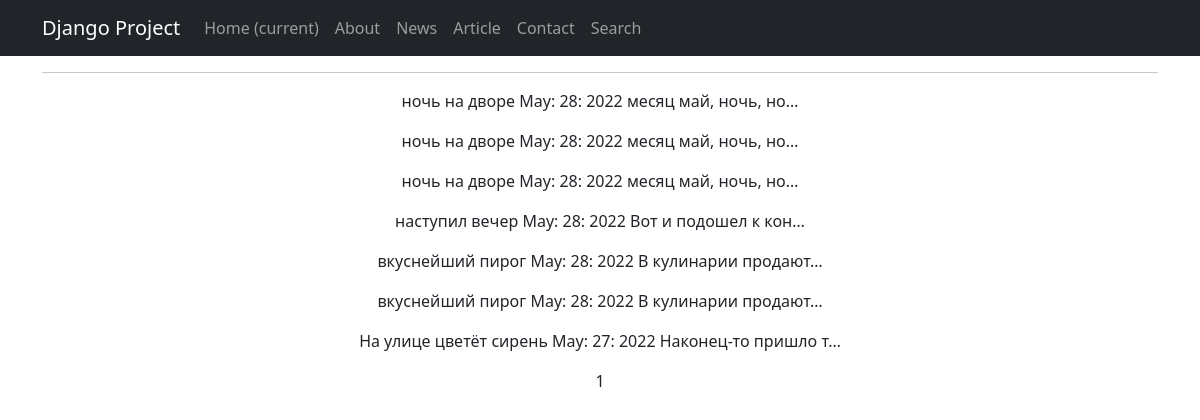
/article/all/, run on an earlier commit of the app's database.
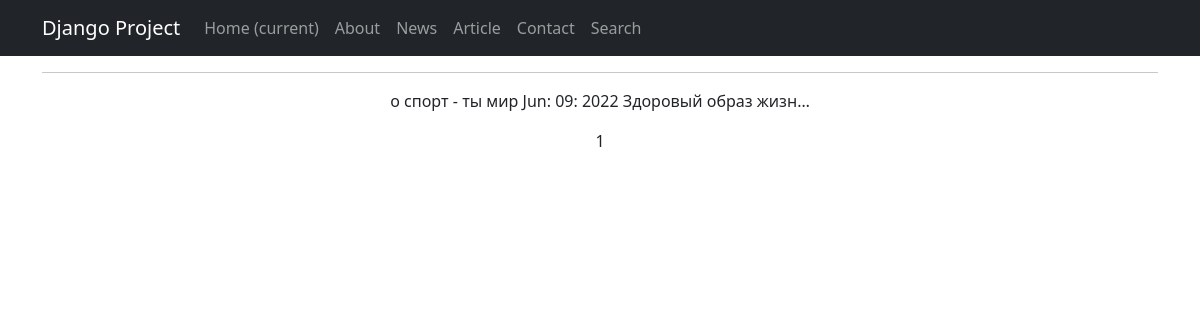
And on a later commit of the database.
### portal/models.py (models this page shows, shortened)
class Post(models.Model):
    news = 'NW'
    article = 'AT'
    TYPES = [
        (news, 'новости'),
        (article, 'статья'),
    ]
    author_id = models.ForeignKey(Author, on_delete=models.CASCADE)
    types_of_topic = models.CharField(max_length=2, default=news, choices=TYPES)
    datetime_of_topic = models.DateTimeField(auto_now_add=True)
    post_category = models.ManyToManyField(Category, through='PostCategory')
    title = models.CharField(max_length=256, default='title')
    text = models.TextField(default='text')
    rating = models.SmallIntegerField(default=0)

### portal/views.py (the view)
# urls.py: path('article/all/', ArticleList.as_view(), name='article'),
class ArticleList(ListView):
    queryset = Post.objects.filter(
        types_of_topic__iexact='AT'
    ).order_by('-datetime_of_topic')
    template_name = 'article.html'
    context_object_name = 'article_list'
    paginate_by = 10

### templates/article.html (shortened to what this page needs)
{% extends 'flatpages/default.html' %}
{% block content %}
<hr>
{% if article_list %}
{% for item in article_list %}
<p>
    {{ item.title }}
    {{ item.datetime_of_topic|date:'M: d: Y' }}
    {{ item.text|truncatechars:20 }}
</p>
{% endfor %}
{% else %}
<h2>Ничего интересного</h2>
{% endif %}
{{page_obj.number}}
{% endblock content %}</title>

### templates/flatpages/default.html (shortened to what this page needs)
<!DOCTYPE html>
<html lang="en">
<head>
    {% load static %}
    <link href="{% static 'css/styles.css' %}" rel="stylesheet" />
</head>
<body>
<nav class="navbar navbar-expand-lg navbar-dark bg-dark static-top">
    <div class="container">
        <a class="navbar-brand" href="#">Django Project</a>
        <div class="collapse navbar-collapse" id="navbarResponsive">
            <ul class="navbar-nav ml-auto">
                <li class="nav-item active">
                    <a class="nav-link" href="#">Home
                        <span class="sr-only">(current)</span>
                    </a>
                </li>
                <li class="nav-item">
                    <a class="nav-link" href="/about/">About</a>
                </li>
                <li class="nav-item">
                    <a class="nav-link" href="/news/all">News</a>
                </li>
                <li class="nav-item">
                    <a class="nav-link" href="/article/all">Article</a>
                </li>
                <li class="nav-item">
                    <a class="nav-link" href="/contact/">Contact</a>
                </li>
                <li class="nav-item">
                    <a class="nav-link" href="/search/">Search</a>
                </li>
            </ul>
        </div>
    </div>
</nav>
<div class="container">
    <div class="row">
        <div class="col-lg-12 text-center">
            {% block content %}{% endblock content %}
        </div>
    </div>
</div>
</body>
</html>

What changed in the data, as far as the page shows it:
removed Post: title "ночь на дворе", datetime_of_topic "May: 28: 2022", text "месяц май, ночь, но…"
removed Post: title "ночь на дворе", datetime_of_topic "May: 28: 2022", text "месяц май, ночь, но…"
removed Post: title "ночь на дворе", datetime_of_topic "May: 28: 2022", text "месяц май, ночь, но…"
removed Post: title "наступил вечер", datetime_of_topic "May: 28: 2022", text "Вот и подошел к кон…"
removed Post: title "вкуснейший пирог", datetime_of_topic "May: 28: 2022", text "В кулинарии продают…"
removed Post: title "вкуснейший пирог", datetime_of_topic "May: 28: 2022", text "В кулинарии продают…"
removed Post: title "На улице цветёт сирень", datetime_of_topic "May: 27: 2022", text "Наконец-то пришло т…"
added Post: title "о спорт - ты мир", datetime_of_topic "Jun: 09: 2022", text "Здоровый образ жизн…"
